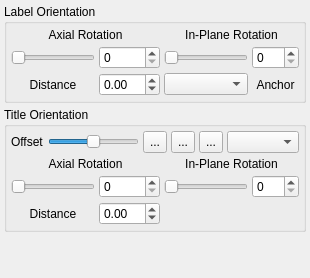
         <widget class="QWidget" name="ZAxisStyleTab">
          <attribute name="title">
           <string>Style</string>
          </attribute>
          <layout class="QVBoxLayout" name="verticalLayout_18">
           <property name="spacing">
            <number>4</number>
           </property>
           <property name="margin">
            <number>4</number>
           </property>
           <item>
            <widget class="QGroupBox" name="ZAxisTextOrientationGroup">
             <property name="title">
              <string>Label Orientation</string>
             </property>
             <layout class="QVBoxLayout" name="verticalLayout_23">
              <property name="spacing">
               <number>4</number>
              </property>
              <property name="margin">
               <number>4</number>
              </property>
              <item>
               <layout class="QGridLayout" name="gridLayout_20">
                <property name="spacing">
                 <number>4</number>
                </property>
                <item row="3" column="1">
                 <widget class="QLabel" name="Labelage1_2">
                  <property name="text">
                   <string>Distance</string>
                  </property>
                  <property name="alignment">
                   <set>Qt::AlignCenter</set>
                  </property>
                 </widget>
                </item>
                <item row="2" column="3">
                 <widget class="QSlider" name="AxisZLabelInPlaneRotationSlider">
                  <property name="toolTip">
                   <string>Change the in-plane rotation (about Z) of the labels</string>
                  </property>
                  <property name="maximum">
                   <number>360</number>
                  </property>
                  <property name="orientation">
                   <enum>Qt::Horizontal</enum>
                  </property>
                 </widget>
                </item>
                <item row="2" column="2">
                 <widget class="QSpinBox" name="AxisZLabelAxialRotationSpin">
                  <property name="toolTip">
                   <string>Change the axial rotation (along X) of the labels</string>
                  </property>
                  <property name="maximum">
                   <number>360</number>
                  </property>
                 </widget>
                </item>
                <item row="2" column="4">
                 <widget class="QSpinBox" name="AxisZLabelInPlaneRotationSpin">
                  <property name="toolTip">
                   <string>Change the in-plane rotation (about Z) of the labels</string>
                  </property>
                  <property name="maximum">
                   <number>360</number>
                  </property>
                 </widget>
                </item>
                <item row="0" column="1" colspan="2">
                 <widget class="QLabel" name="Labelage2_2">
                  <property name="text">
                   <string>Axial Rotation</string>
                  </property>
                  <property name="alignment">
                   <set>Qt::AlignCenter</set>
                  </property>
                 </widget>
                </item>
                <item row="2" column="1">
                 <widget class="QSlider" name="AxisZLabelAxialRotationSlider">
                  <property name="toolTip">
                   <string>Change the axial rotation (along X) of the labels</string>
                  </property>
                  <property name="maximum">
                   <number>360</number>
                  </property>
                  <property name="orientation">
                   <enum>Qt::Horizontal</enum>
                  </property>
                 </widget>
                </item>
                <item row="0" column="3" colspan="2">
                 <widget class="QLabel" name="Labelage3_2">
                  <property name="text">
                   <string>In-Plane Rotation</string>
                  </property>
                  <property name="alignment">
                   <set>Qt::AlignCenter</set>
                  </property>
                 </widget>
                </item>
                <item row="3" column="2">
                 <widget class="QDoubleSpinBox" name="AxisZLabelDistanceSpin">
                  <property name="minimum">
                   <double>-99.000000000000000</double>
                  </property>
                  <property name="singleStep">
                   <double>0.100000000000000</double>
                  </property>
                 </widget>
                </item>
                <item row="3" column="3">
                 <widget class="QComboBox" name="AxisZLabelAnchorCombo">
                  <property name="toolTip">
                   <string>Text anchor position for axis title</string>
                  </property>
                 </widget>
                </item>
                <item row="3" column="4">
                 <widget class="QLabel" name="Labelage1_3">
                  <property name="text">
                   <string>Anchor</string>
                  </property>
                  <property name="alignment">
                   <set>Qt::AlignCenter</set>
                  </property>
                 </widget>
                </item>
               </layout>
              </item>
             </layout>
            </widget>
           </item>
           <item>
            <widget class="QGroupBox" name="ZAxisTitleOrientationGroup">
             <property name="title">
              <string>Title Orientation</string>
             </property>
             <layout class="QVBoxLayout" name="verticalLayout_16">
              <property name="spacing">
               <number>4</number>
              </property>
              <property name="margin">
               <number>4</number>
              </property>
              <item>
               <layout class="QHBoxLayout" name="horizontalLayout_47">
                <property name="spacing">
                 <number>4</number>
                </property>
                <item>
                 <widget class="QLabel" name="LabelD_22">
                  <property name="frameShadow">
                   <enum>QFrame::Plain</enum>
                  </property>
                  <property name="text">
                   <string>Offset</string>
                  </property>
                 </widget>
                </item>
                <item>
                 <widget class="QSlider" name="AxisZTitleHOffsetSlider">
                  <property name="sizePolicy">
                   <sizepolicy hsizetype="Expanding" vsizetype="Minimum">
                    <horstretch>0</horstretch>
                    <verstretch>0</verstretch>
                   </sizepolicy>
                  </property>
                  <property name="maximum">
                   <number>1000</number>
                  </property>
                  <property name="singleStep">
                   <number>10</number>
                  </property>
                  <property name="pageStep">
                   <number>50</number>
                  </property>
                  <property name="value">
                   <number>500</number>
                  </property>
                  <property name="orientation">
                   <enum>Qt::Horizontal</enum>
                  </property>
                 </widget>
                </item>
                <item>
                 <widget class="QToolButton" name="AxisZTitleHOffsetLeftButton">
                  <property name="maximumSize">
                   <size>
                    <width>24</width>
                    <height>24</height>
                   </size>
                  </property>
                  <property name="toolTip">
                   <string>Set to minimum source data value</string>
                  </property>
                  <property name="text">
                   <string>...</string>
                  </property>
                  <property name="icon">
                   <iconset resource="icons.qrc">
                    <normaloff>:/uchroma/icons/toleftlimit.svg</normaloff>:/uchroma/icons/toleftlimit.svg</iconset>
                  </property>
                  <property name="iconSize">
                   <size>
                    <width>16</width>
                    <height>16</height>
                   </size>
                  </property>
                 </widget>
                </item>
                <item>
                 <widget class="QToolButton" name="AxisZTitleHOffsetCentreButton">
                  <property name="maximumSize">
                   <size>
                    <width>24</width>
                    <height>24</height>
                   </size>
                  </property>
                  <property name="toolTip">
                   <string>Set to zero</string>
                  </property>
                  <property name="text">
                   <string>...</string>
                  </property>
                  <property name="icon">
                   <iconset resource="icons.qrc">
                    <normaloff>:/uchroma/icons/tocentre.svg</normaloff>:/uchroma/icons/tocentre.svg</iconset>
                  </property>
                  <property name="iconSize">
                   <size>
                    <width>16</width>
                    <height>16</height>
                   </size>
                  </property>
                 </widget>
                </item>
                <item>
                 <widget class="QToolButton" name="AxisZTitleHOffsetRightButton">
                  <property name="maximumSize">
                   <size>
                    <width>24</width>
                    <height>24</height>
                   </size>
                  </property>
                  <property name="toolTip">
                   <string>Set to maximum source data value</string>
                  </property>
                  <property name="text">
                   <string>...</string>
                  </property>
                  <property name="icon">
                   <iconset resource="icons.qrc">
                    <normaloff>:/uchroma/icons/torightlimit.svg</normaloff>:/uchroma/icons/torightlimit.svg</iconset>
                  </property>
                  <property name="iconSize">
                   <size>
                    <width>16</width>
                    <height>16</height>
                   </size>
                  </property>
                 </widget>
                </item>
                <item>
                 <widget class="QComboBox" name="AxisZTitleAnchorCombo">
                  <property name="toolTip">
                   <string>Text anchor position for axis title</string>
                  </property>
                 </widget>
                </item>
               </layout>
              </item>
              <item>
               <layout class="QGridLayout" name="gridLayout0_2">
                <property name="spacing">
                 <number>4</number>
                </property>
                <item row="3" column="1">
                 <widget class="QLabel" name="LabelD5_2">
                  <property name="text">
                   <string>Distance</string>
                  </property>
                  <property name="alignment">
                   <set>Qt::AlignCenter</set>
                  </property>
                 </widget>
                </item>
                <item row="2" column="3">
                 <widget class="QSlider" name="AxisZTitleInPlaneRotationSlider">
                  <property name="maximum">
                   <number>360</number>
                  </property>
                  <property name="orientation">
                   <enum>Qt::Horizontal</enum>
                  </property>
                 </widget>
                </item>
                <item row="2" column="2">
                 <widget class="QSpinBox" name="AxisZTitleAxialRotationSpin">
                  <property name="maximum">
                   <number>360</number>
                  </property>
                 </widget>
                </item>
                <item row="2" column="4">
                 <widget class="QSpinBox" name="AxisZTitleInPlaneRotationSpin">
                  <property name="maximum">
                   <number>360</number>
                  </property>
                 </widget>
                </item>
                <item row="0" column="1" colspan="2">
                 <widget class="QLabel" name="LabelD_23">
                  <property name="text">
                   <string>Axial Rotation</string>
                  </property>
                  <property name="alignment">
                   <set>Qt::AlignCenter</set>
                  </property>
                 </widget>
                </item>
                <item row="2" column="1">
                 <widget class="QSlider" name="AxisZTitleAxialRotationSlider">
                  <property name="maximum">
                   <number>360</number>
                  </property>
                  <property name="orientation">
                   <enum>Qt::Horizontal</enum>
                  </property>
                 </widget>
                </item>
                <item row="0" column="3" colspan="2">
                 <widget class="QLabel" name="LabelD6_2">
                  <property name="text">
                   <string>In-Plane Rotation</string>
                  </property>
                  <property name="alignment">
                   <set>Qt::AlignCenter</set>
                  </property>
                 </widget>
                </item>
                <item row="3" column="2">
                 <widget class="QDoubleSpinBox" name="AxisZTitleDistanceSpin">
                  <property name="minimum">
                   <double>-99.000000000000000</double>
                  </property>
                  <property name="singleStep">
                   <double>0.100000000000000</double>
                  </property>
                 </widget>
                </item>
               </layout>
              </item>
             </layout>
            </widget>
           </item>
           <item>
            <spacer name="verticalSpacer_5">
             <property name="orientation">
              <enum>Qt::Vertical</enum>
             </property>
             <property name="sizeHint" stdset="0">
              <size>
               <width>20</width>
               <height>42</height>
              </size>
             </property>
            </spacer>
           </item>
          </layout>
         </widget>
